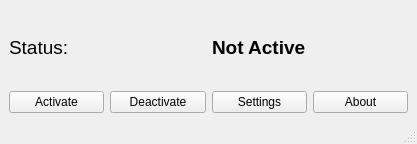
<?xml version="1.0" encoding="UTF-8"?>
<ui version="4.0">
 <class>MainWindow</class>
 <widget class="QMainWindow" name="MainWindow">
  <property name="geometry">
   <rect>
    <x>0</x>
    <y>0</y>
    <width>417</width>
    <height>144</height>
   </rect>
  </property>
  <property name="sizePolicy">
   <sizepolicy hsizetype="Minimum" vsizetype="Minimum">
    <horstretch>0</horstretch>
    <verstretch>0</verstretch>
   </sizepolicy>
  </property>
  <property name="maximumSize">
   <size>
    <width>417</width>
    <height>144</height>
   </size>
  </property>
  <property name="windowTitle">
   <string>Auto Mouse Mover</string>
  </property>
  <widget class="QWidget" name="centralwidget">
   <layout class="QVBoxLayout" name="verticalLayout">
    <item>
     <layout class="QHBoxLayout" name="horizontalLayout_2">
      <item>
       <widget class="QLabel" name="label">
        <property name="font">
         <font>
          <pointsize>14</pointsize>
         </font>
        </property>
        <property name="text">
         <string>Status: </string>
        </property>
       </widget>
      </item>
      <item>
       <widget class="QLabel" name="label_2">
        <property name="font">
         <font>
          <pointsize>14</pointsize>
          <bold>true</bold>
         </font>
        </property>
        <property name="text">
         <string>Not Active</string>
        </property>
       </widget>
      </item>
     </layout>
    </item>
    <item>
     <layout class="QHBoxLayout" name="horizontalLayout">
      <item>
       <widget class="QPushButton" name="pushButton">
        <property name="text">
         <string>Activate</string>
        </property>
       </widget>
      </item>
      <item>
       <widget class="QPushButton" name="pushButton_2">
        <property name="text">
         <string>Deactivate</string>
        </property>
       </widget>
      </item>
      <item>
       <widget class="QPushButton" name="pushButton_3">
        <property name="text">
         <string>Settings</string>
        </property>
       </widget>
      </item>
      <item>
       <widget class="QPushButton" name="pushButton_4">
        <property name="text">
         <string>About</string>
        </property>
       </widget>
      </item>
     </layout>
    </item>
   </layout>
  </widget>
  <widget class="QMenuBar" name="menubar">
   <property name="geometry">
    <rect>
     <x>0</x>
     <y>0</y>
     <width>417</width>
     <height>26</height>
    </rect>
   </property>
  </widget>
  <widget class="QStatusBar" name="statusbar"/>
 </widget>
 <resources/>
 <connections/>
</ui>
